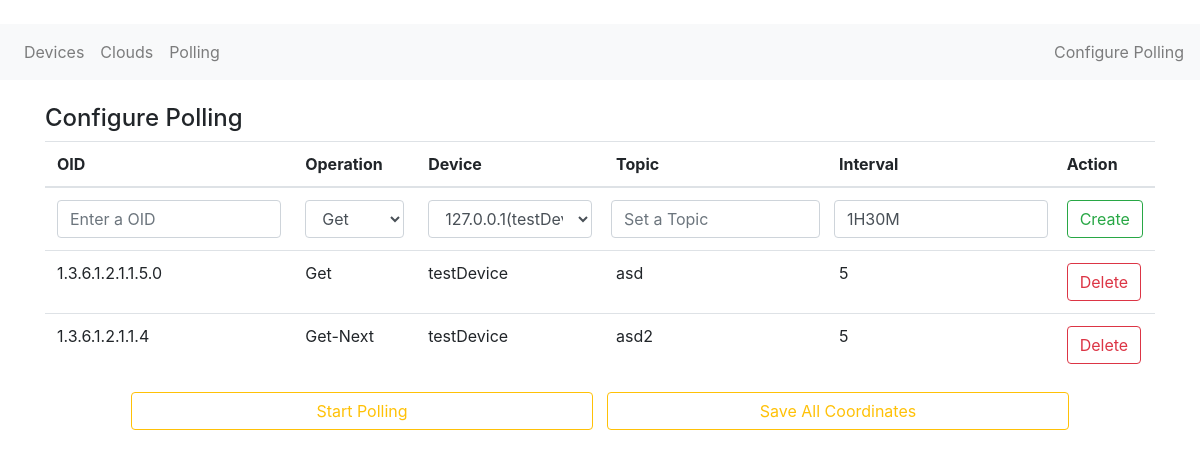
The app's page /saveCoordinates (signed in) with its own data.
### tables this page shows
CREATE TABLE coordinates (oid TEXT, devName TEXT,snmpOper TEXT, topic TEXT, interval TEXT);

### server.py (the view, shortened to what this page needs)
@app.route('/saveCoordinates', methods=['POST', 'GET'])
def saveCoordinates():
   if not session.get('logged_in'):
      return render_template('login.html')
   if request.method == 'GET':
      conn = sqlite3.connect('database.db')
      conn.row_factory = sqlite3.Row
      cursor = conn.execute("SELECT * FROM devices;")
      rows = cursor.fetchall()
      dev = [dict(ix) for ix in rows]
      cursor = conn.execute("SELECT * FROM coordinates;")
      rows = cursor.fetchall()
      coordinates = [dict(ix) for ix in rows]
      conn.close()
      return render_template('coordinate.html', devices=dev, coordinates=coordinates)

### templates/coordinate.html (shortened to what this page needs)
﻿<!doctype html>
<html lang="en">
<head>
    <link rel="stylesheet" href="https://stackpath.bootstrapcdn.com/bootstrap/4.3.1/css/bootstrap.min.css">
</head>
<body>
    <nav class="navbar navbar-expand-lg navbar-light bg-light">
        <div class="collapse navbar-collapse" id="navbarText">
            <ul class="navbar-nav mr-auto">
            <a class="nav-link" href="/saveDev">Devices</a>
            <a class="nav-link" href="/saveCloud">Clouds</a>
            <a class="nav-link" href="/saveCoordinates">Polling</a>
            </ul>
            <span class="navbar-text">
                Configure Polling
            </span>
        </div>
    </nav>
    <div class="container">
        <br />
        <h4>Configure Polling</h4>
        <table class="table">
            <thead>
                <tr>
                    <th scope="col">OID</th>
                    <th scope="col">Operation</th>
                    <th scope="col">Device</th>
                    <th scope="col">Topic</th>
                    <th scope="col">Interval</th>
                    <th scope="col">Action</th>
                </tr>
            </thead>
            <tbody id="coordinatesTable">
                <tr id="control">
                    <td> <input type="text" id="OID" class="form-control" placeholder="Enter a OID"></td>
                    <td>
                        <select class="form-control" id="snmpOper">
                            <option value="Get">Get</option>
                        </select>
                    </td>
                    <td>
                        <select class="form-control">
                            {% for x in devices %}
                                <option id ="ipAddr" value = "{{ x.name }}">{{ x.addr }}({{ x.name  }})</option>
                            {% endfor %}
                        </select>
                    </td>
                    <td> <div class="form-row align-items-center"><input type="text" id="topic" class="form-control" placeholder="Set a Topic"></div></td>
                    <td> <div class="form-row align-items-center"><input type="text" id="interval" class="form-control" value="1H30M"></div></td>
                    <th><button type="button" id="addDev" class="btn btn-outline-success">Create</button></th>
                </tr>
                {% for y in coordinates %}
                <tr>
                    <td> {{ y.oid }}</td>
                    <td> {{ y.snmpOper }}</td>
                    <td> {{ y.devName }}</td>
                    <td> {{ y.topic }}</td>
                    <td> {{ y.interval }}</td>
                    <td><button onclick="deleteMe(this)" class="btn btn-outline-danger" type="button">Delete</button></td>
                </tr>
                {% endfor %}
        </table>
    </div>
    <div class="container">
        <div class="row">
            <div class="col text-center">
                <button type="button" class="btn btn-outline-warning float-center col-5" id="polling">Start Polling</button>
                <button type="button" class="btn btn-outline-warning float-center col-5" id="saveCfg">Save All Coordinates</button>
            </div>
        </div>
    </div>
</body>

### records on screen
coordinates: oid "1.3.6.1.2.1.1.5.0", snmpOper "Get", devName "testDevice", topic "asd", interval "5"
coordinates: oid "1.3.6.1.2.1.1.4", snmpOper "Get-Next", devName "testDevice", topic "asd2", interval "5"

### other values on screen
form field value "127.0.0.1(testDevice)"
